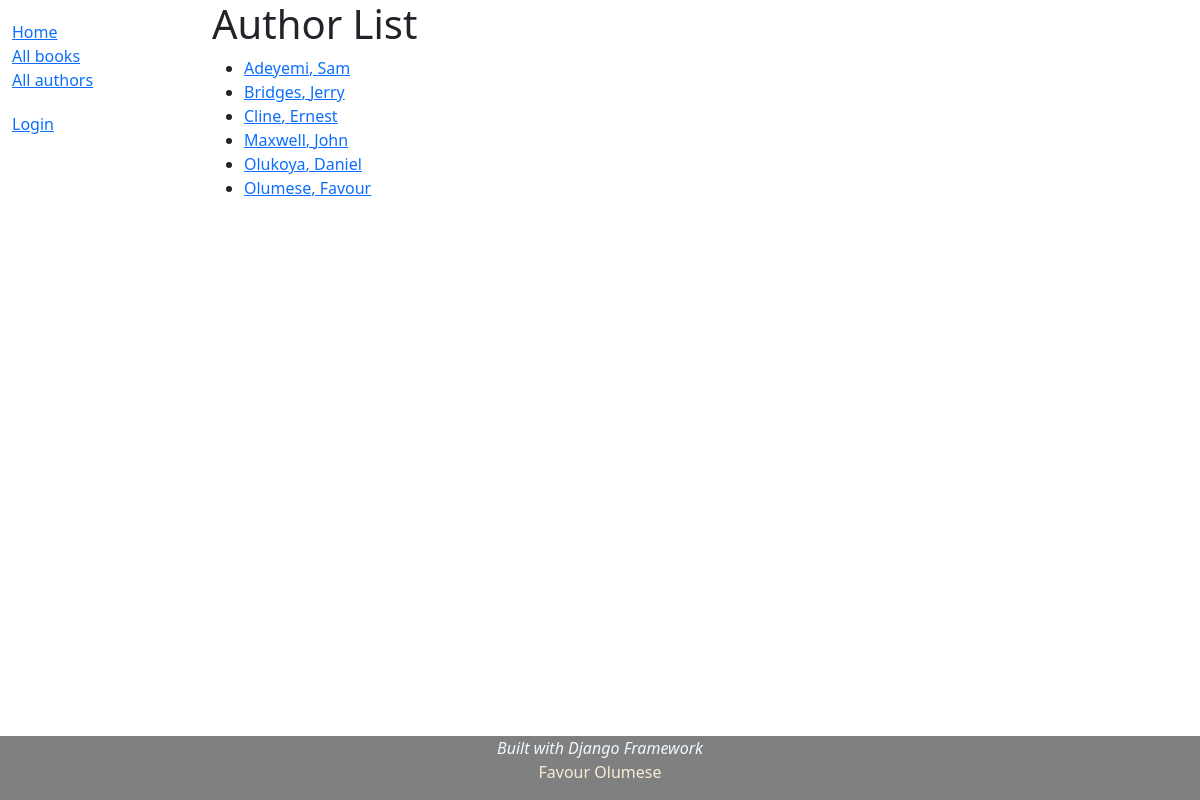
Screenshot of /catalog/authors/ with the database file from the repository.
### catalog/models.py (models this page shows, shortened)
class Author(models.Model):
    first_name = models.CharField(max_length=100)
    last_name = models.CharField(max_length=100)
    date_of_birth = models.DateField(null=True, blank=True)
    date_of_death = models.DateField('Died',null=True, blank=True)
    class Meta:
        ordering = ['last_name', 'first_name']
        permissions = (('can_edit_authors', 'Edit authors\' details'),)
    def get_absolute_url(self):
        return reverse('author-detail', args=[str(self.id)])

### catalog/views.py (the view)
# urls.py: path('authors/', views.AuthorListView.as_view(), name='authors'),
class AuthorListView(generic.ListView):
    model = Author
    paginate_by = 10

### catalog/templates/catalog/author_list.html (shortened to what this page needs)
{% extends "catalog/base_generic.html" %}
{% block content %}
    <h1>Author List</h1>
    {% if author_list %}
    <ul>
        {% for author in author_list %}
            <li><a href="{{ author.get_absolute_url }}">{{ author.last_name }}, {{ author.first_name }}</a>
            </li>
        {% endfor %}
    </ul>
    {% else %}
        <p>There are no authors.</p>
    {% endif %}
{% endblock %}

### rows the page displays
Author: last_name "Adeyemi", first_name "Sam"
Author: last_name "Bridges", first_name "Jerry"
Author: last_name "Cline", first_name "Ernest"
Author: last_name "Maxwell", first_name "John"
Author: last_name "Olukoya", first_name "Daniel"
Author: last_name "Olumese", first_name "Favour"
